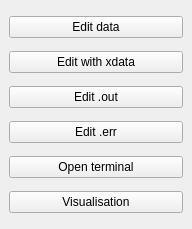
<?xml version="1.0" encoding="UTF-8"?>
<ui version="4.0">
 <class>MenuTRUSTWidget</class>
 <widget class="QDockWidget" name="MenuTRUSTWidget">
  <property name="geometry">
   <rect>
    <x>0</x>
    <y>0</y>
    <width>192</width>
    <height>248</height>
   </rect>
  </property>
  <property name="windowTitle">
   <string>Menu TRUST</string>
  </property>
  <widget class="QWidget" name="dockWidgetContents">
   <property name="maximumSize">
    <size>
     <width>16777215</width>
     <height>229</height>
    </size>
   </property>
   <layout class="QVBoxLayout" name="verticalLayout">
    <item>
     <widget class="QPushButton" name="editButton">
      <property name="text">
       <string>Edit data</string>
      </property>
     </widget>
    </item>
    <item>
     <widget class="QPushButton" name="editXDATAButton">
      <property name="text">
       <string>Edit with xdata</string>
      </property>
     </widget>
    </item>
    <item>
     <widget class="QPushButton" name="editOutButton">
      <property name="text">
       <string>Edit .out</string>
      </property>
     </widget>
    </item>
    <item>
     <widget class="QPushButton" name="editErrButton">
      <property name="text">
       <string>Edit .err</string>
      </property>
     </widget>
    </item>
    <item>
     <widget class="QPushButton" name="terminalButton">
      <property name="text">
       <string>Open terminal</string>
      </property>
     </widget>
    </item>
    <item>
     <widget class="QPushButton" name="visuButton">
      <property name="text">
       <string>Visualisation</string>
      </property>
     </widget>
    </item>
   </layout>
  </widget>
 </widget>
 <resources/>
 <connections>
  <connection>
   <sender>terminalButton</sender>
   <signal>clicked()</signal>
   <receiver>MenuTRUSTWidget</receiver>
   <slot>onTerminalButton()</slot>
   <hints>
    <hint type="sourcelabel">
     <x>94</x>
     <y>666</y>
    </hint>
    <hint type="destinationlabel">
     <x>389</x>
     <y>534</y>
    </hint>
   </hints>
  </connection>
  <connection>
   <sender>editXDATAButton</sender>
   <signal>clicked()</signal>
   <receiver>MenuTRUSTWidget</receiver>
   <slot>onEditXDATAButton()</slot>
   <hints>
    <hint type="sourcelabel">
     <x>94</x>
     <y>666</y>
    </hint>
    <hint type="destinationlabel">
     <x>389</x>
     <y>534</y>
    </hint>
   </hints>
  </connection>
  <connection>
   <sender>visuButton</sender>
   <signal>clicked()</signal>
   <receiver>MenuTRUSTWidget</receiver>
   <slot>onVisuButton()</slot>
   <hints>
    <hint type="sourcelabel">
     <x>94</x>
     <y>666</y>
    </hint>
    <hint type="destinationlabel">
     <x>389</x>
     <y>534</y>
    </hint>
   </hints>
  </connection>
  <connection>
   <sender>editButton</sender>
   <signal>clicked()</signal>
   <receiver>MenuTRUSTWidget</receiver>
   <slot>onEditButton()</slot>
   <hints>
    <hint type="sourcelabel">
     <x>94</x>
     <y>666</y>
    </hint>
    <hint type="destinationlabel">
     <x>389</x>
     <y>534</y>
    </hint>
   </hints>
  </connection>
  <connection>
   <sender>editErrButton</sender>
   <signal>clicked()</signal>
   <receiver>MenuTRUSTWidget</receiver>
   <slot>onEditErrButton()</slot>
   <hints>
    <hint type="sourcelabel">
     <x>94</x>
     <y>666</y>
    </hint>
    <hint type="destinationlabel">
     <x>389</x>
     <y>534</y>
    </hint>
   </hints>
  </connection>
  <connection>
   <sender>editOutButton</sender>
   <signal>clicked()</signal>
   <receiver>MenuTRUSTWidget</receiver>
   <slot>onEditOutButton()</slot>
   <hints>
    <hint type="sourcelabel">
     <x>396</x>
     <y>684</y>
    </hint>
    <hint type="destinationlabel">
     <x>540</x>
     <y>618</y>
    </hint>
   </hints>
  </connection>
 </connections>
 <slots>
  <slot>onTerminalButton()</slot>
  <slot>onEditXDATAButton()</slot>
  <slot>onEditButton()</slot>
  <slot>onVisuButton()</slot>
  <slot>onEditOutButton()</slot>
  <slot>onEditErrButton()</slot>
 </slots>
</ui>
